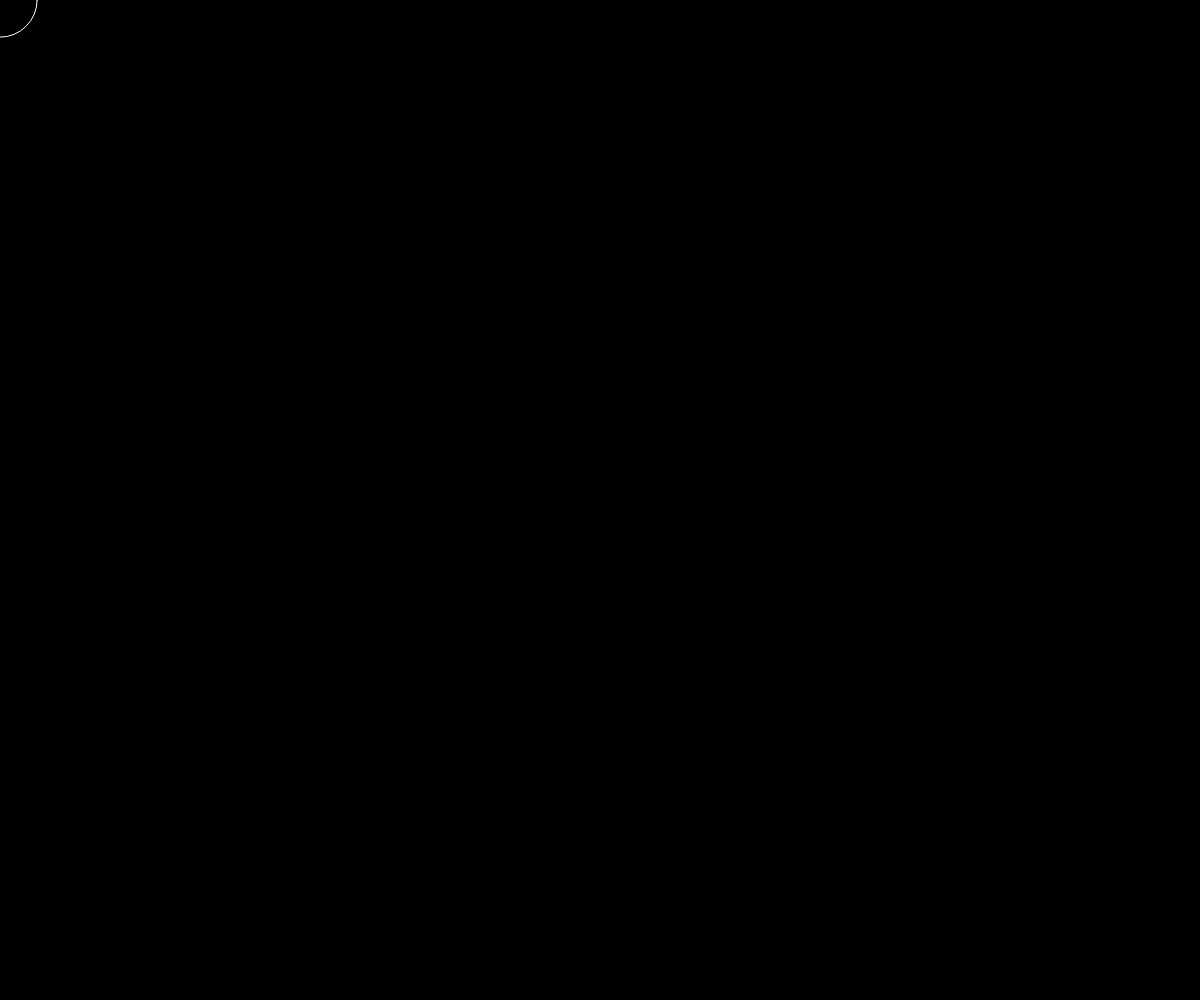
Frame 1 (no input)
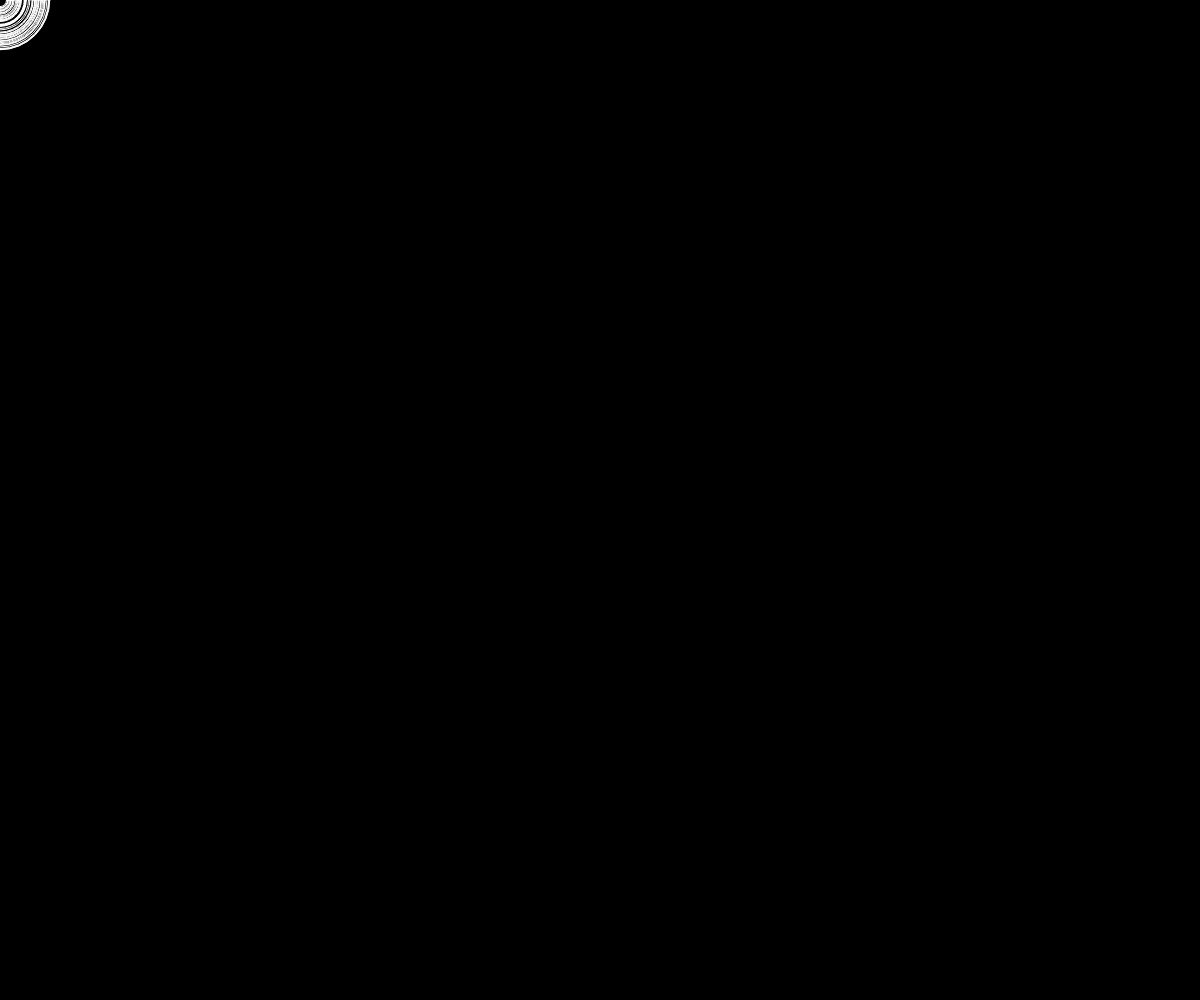
Frame 60 (no input)
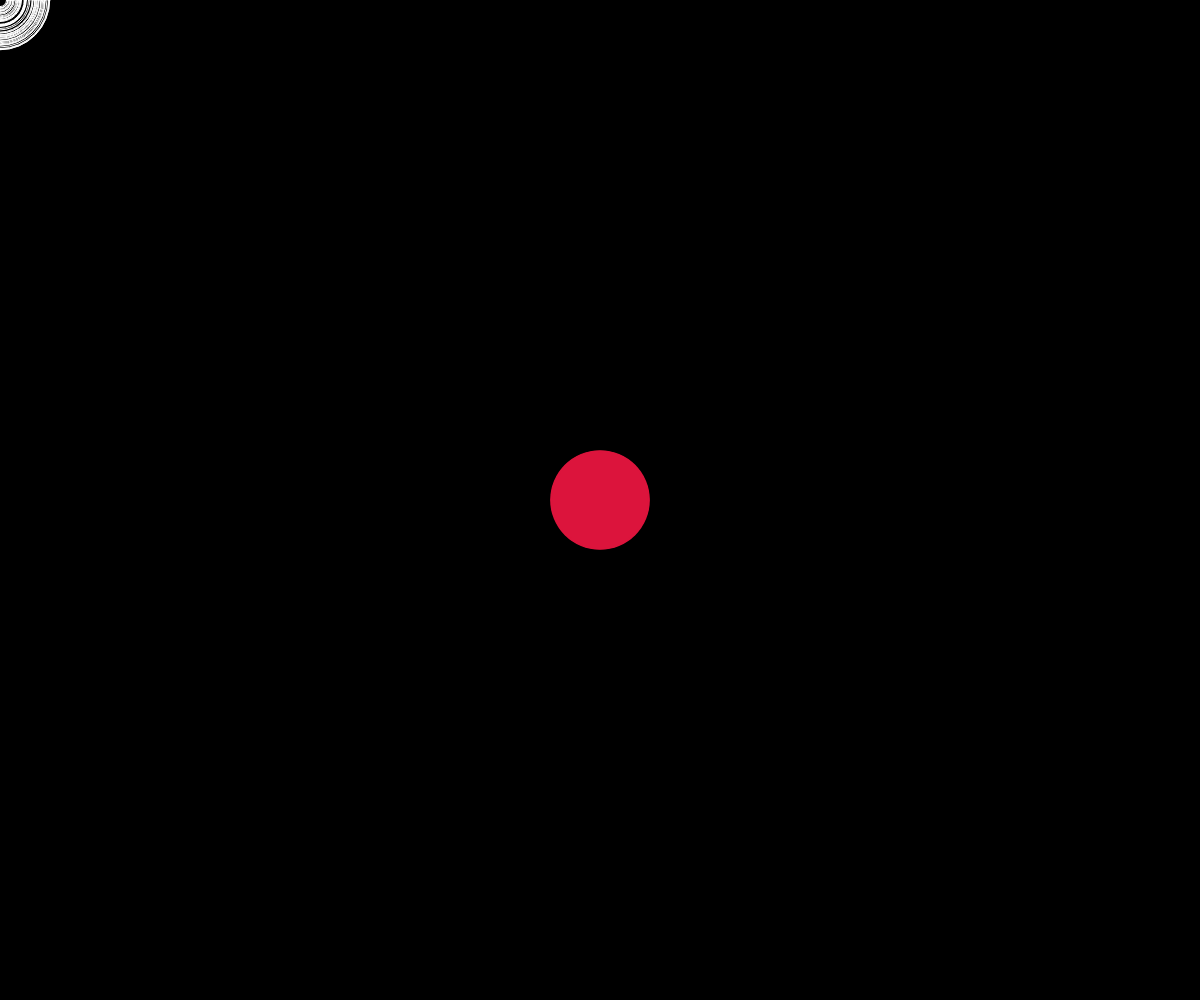
Frame 120 (the mouse pressed at the canvas centre since frame 60)

The p5.js sketch that drew these frames (run headless with seeded random() and noise() and a simulated clock; from frame 60 on, the mouse is pressed at the canvas centre):

// p5.js sketch
// ── sketch.js
function setup() {
  createCanvas(windowWidth, windowHeight);
  frameRate(25);
  stroke(255);
  noFill();
  background(0,0,0);
  
}

function draw() {
  var rad = random(10,100);
  ellipse(mouseX, mouseY,rad, rad);
}

function mousePressed(){
  var Colors = [color('brown'), color('chocolate'), color ('crimson'), color('darkgoldenrod'), color('gold')];
  noStroke();
  fill(Colors[int(random(0,4))]);
}

function mouseReleased(){
  stroke(255);
  noFill();
}
